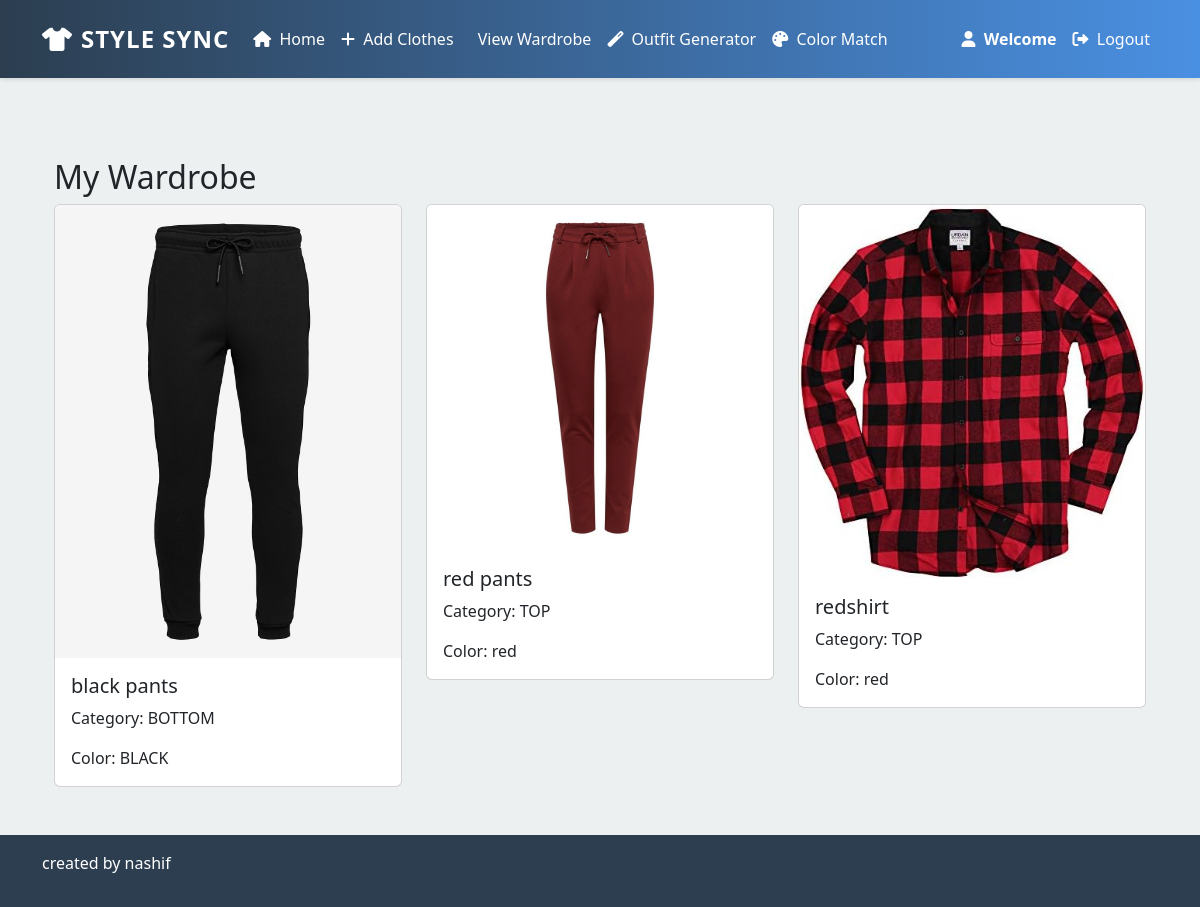
The app's page /view-wardrobe/ (signed in) with its own data.
### wardrobe/models.py (models this page shows)
class ClothingItem(models.Model):
    CATEGORY_CHOICES = [
        ('TOP', 'Top'),
        ('BOTTOM', 'Bottom'),
        ('DRESS', 'Dress'),
        ('SHOE', 'Shoe'),
        ('ACCESSORY', 'Accessory'),
    ]
    COLOR_CHOICES = [
        ('black', 'Black'),
        ('white', 'White'),
        ('red', 'Red'),
        ('blue', 'Blue'),
        ('green', 'Green'),
        ('yellow', 'Yellow'),
        ('purple', 'Purple'),
        ('pink', 'Pink'),
        ('brown', 'Brown'),
        ('gray', 'Gray'),
        ('navy', 'Navy'),
        ('khaki', 'Khaki'),
    ]
    name = models.CharField(max_length=100)
    category = models.CharField(max_length=20, choices=CATEGORY_CHOICES)
    color = models.CharField(max_length=50)
    season = models.CharField(max_length=20)
    image = models.ImageField(upload_to='clothes/')
    user = models.ForeignKey(User, on_delete=models.CASCADE)
    date_added = models.DateTimeField(auto_now_add=True)

### wardrobe/views.py (the view)
# urls.py: path('view-wardrobe/', views.view_wardrobe, name='view_wardrobe'),
@login_required
def view_wardrobe(request):
    items = ClothingItem.objects.filter(user=request.user)
    return render(request, 'wardrobe/view_wardrobe.html', {'items': items})

### wardrobe/templates/wardrobe/view_wardrobe.html
{% extends 'wardrobe/base.html' %}
{% block content %}
<div class="container mt-5">
    <h2>My Wardrobe</h2>
    <div class="row">
        {% for item in items %}
        <div class="col-md-4 mb-3">
            <div class="card">
                {% if item.image %}
                <img src="{{ item.image.url }}" class="card-img-top" alt="{{ item.name }}">
                {% endif %}
                <div class="card-body">
                    <h5 class="card-title">{{ item.name }}</h5>
                    <p class="card-text">Category: {{ item.category }}</p>
                    <p class="card-text">Color: {{ item.color }}</p>
                </div>
            </div>
        </div>
        {% empty %}
        <p>No items in your wardrobe yet.</p>
        {% endfor %}
    </div>
</div>
{% endblock %}

### wardrobe/templates/wardrobe/base.html (style rules this page uses)
:root { --primary-color: #4a90e2; --secondary-color: #2ecc71; --accent-color: #f39c12; --dark-color: #2c3e50; --light-color: #ecf0f1; }
body { font-family: 'Segoe UI', Tahoma, Geneva, Verdana, sans-serif; background-color: var(--light-color); min-height: 100vh; display: flex; flex-direction: column; }

### records on screen
ClothingItem: image (picture), name "black pants", category "BOTTOM", color "BLACK"
ClothingItem: image (picture), name "red pants", category "TOP", color "red"
ClothingItem: image (picture), name "redshirt", category "TOP", color "red"
